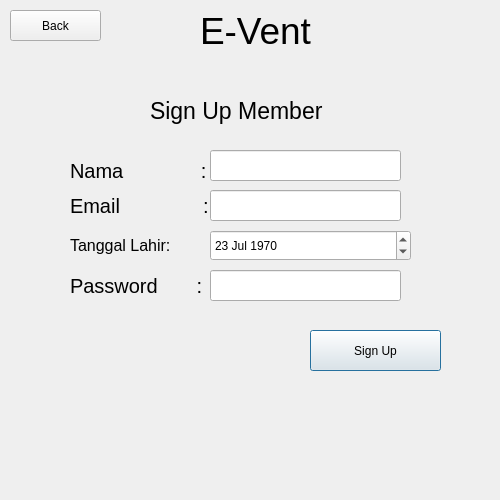
<?xml version="1.0" encoding="UTF-8"?>
<ui version="4.0">
 <class>Dialog</class>
 <widget class="QDialog" name="Dialog">
  <property name="geometry">
   <rect>
    <x>0</x>
    <y>0</y>
    <width>500</width>
    <height>500</height>
   </rect>
  </property>
  <property name="windowTitle">
   <string>Dialog</string>
  </property>
  <property name="styleSheet">
   <string notr="true"/>
  </property>
  <widget class="QLabel" name="label">
   <property name="geometry">
    <rect>
     <x>150</x>
     <y>80</y>
     <width>221</width>
     <height>61</height>
    </rect>
   </property>
   <property name="styleSheet">
    <string notr="true">font-size: 17pt;</string>
   </property>
   <property name="text">
    <string>Sign Up Member</string>
   </property>
  </widget>
  <widget class="QLabel" name="label_2">
   <property name="geometry">
    <rect>
     <x>70</x>
     <y>150</y>
     <width>141</width>
     <height>41</height>
    </rect>
   </property>
   <property name="styleSheet">
    <string notr="true">font-size: 15pt;</string>
   </property>
   <property name="text">
    <string>Nama              :</string>
   </property>
  </widget>
  <widget class="QLineEdit" name="nama_txtbox">
   <property name="geometry">
    <rect>
     <x>210</x>
     <y>150</y>
     <width>191</width>
     <height>31</height>
    </rect>
   </property>
   <property name="styleSheet">
    <string notr="true">border-color: rgb(0, 0, 0);
font-size: 20pt;</string>
   </property>
   <property name="frame">
    <bool>true</bool>
   </property>
  </widget>
  <widget class="QLabel" name="label_3">
   <property name="geometry">
    <rect>
     <x>70</x>
     <y>190</y>
     <width>141</width>
     <height>31</height>
    </rect>
   </property>
   <property name="styleSheet">
    <string notr="true">font-size: 15pt;</string>
   </property>
   <property name="text">
    <string>Email               :</string>
   </property>
  </widget>
  <widget class="QLineEdit" name="email_txtbox">
   <property name="geometry">
    <rect>
     <x>210</x>
     <y>190</y>
     <width>191</width>
     <height>31</height>
    </rect>
   </property>
   <property name="styleSheet">
    <string notr="true">border-color: rgb(0, 0, 0);
font-size:20pt;</string>
   </property>
   <property name="frame">
    <bool>true</bool>
   </property>
  </widget>
  <widget class="QPushButton" name="submit_signup_btn">
   <property name="geometry">
    <rect>
     <x>310</x>
     <y>330</y>
     <width>131</width>
     <height>41</height>
    </rect>
   </property>
   <property name="text">
    <string>Sign Up</string>
   </property>
  </widget>
  <widget class="QLabel" name="label_4">
   <property name="geometry">
    <rect>
     <x>200</x>
     <y>0</y>
     <width>151</width>
     <height>61</height>
    </rect>
   </property>
   <property name="styleSheet">
    <string notr="true">font-size: 28pt;</string>
   </property>
   <property name="text">
    <string>E-Vent</string>
   </property>
  </widget>
  <widget class="QLabel" name="label_5">
   <property name="geometry">
    <rect>
     <x>70</x>
     <y>230</y>
     <width>141</width>
     <height>31</height>
    </rect>
   </property>
   <property name="styleSheet">
    <string notr="true">font-size: 12pt;</string>
   </property>
   <property name="text">
    <string>Tanggal Lahir:</string>
   </property>
  </widget>
  <widget class="QLabel" name="label_6">
   <property name="geometry">
    <rect>
     <x>70</x>
     <y>270</y>
     <width>141</width>
     <height>31</height>
    </rect>
   </property>
   <property name="styleSheet">
    <string notr="true">font-size: 15pt;</string>
   </property>
   <property name="text">
    <string>Password       :</string>
   </property>
  </widget>
  <widget class="QLineEdit" name="password_txtbox">
   <property name="geometry">
    <rect>
     <x>210</x>
     <y>270</y>
     <width>191</width>
     <height>31</height>
    </rect>
   </property>
   <property name="styleSheet">
    <string notr="true">border-color: rgb(0, 0, 0);
font-size:20pt;</string>
   </property>
   <property name="frame">
    <bool>true</bool>
   </property>
  </widget>
  <widget class="QDateEdit" name="tanggal_lahir">
   <property name="geometry">
    <rect>
     <x>210</x>
     <y>230</y>
     <width>201</width>
     <height>31</height>
    </rect>
   </property>
   <property name="inputMethodHints">
    <set>Qt::ImhPreferNumbers</set>
   </property>
   <property name="date">
    <date>
     <year>1970</year>
     <month>7</month>
     <day>23</day>
    </date>
   </property>
  </widget>
  <widget class="QPushButton" name="back_btn">
   <property name="geometry">
    <rect>
     <x>10</x>
     <y>10</y>
     <width>91</width>
     <height>31</height>
    </rect>
   </property>
   <property name="text">
    <string>Back</string>
   </property>
  </widget>
 </widget>
 <resources/>
 <connections/>
</ui>
